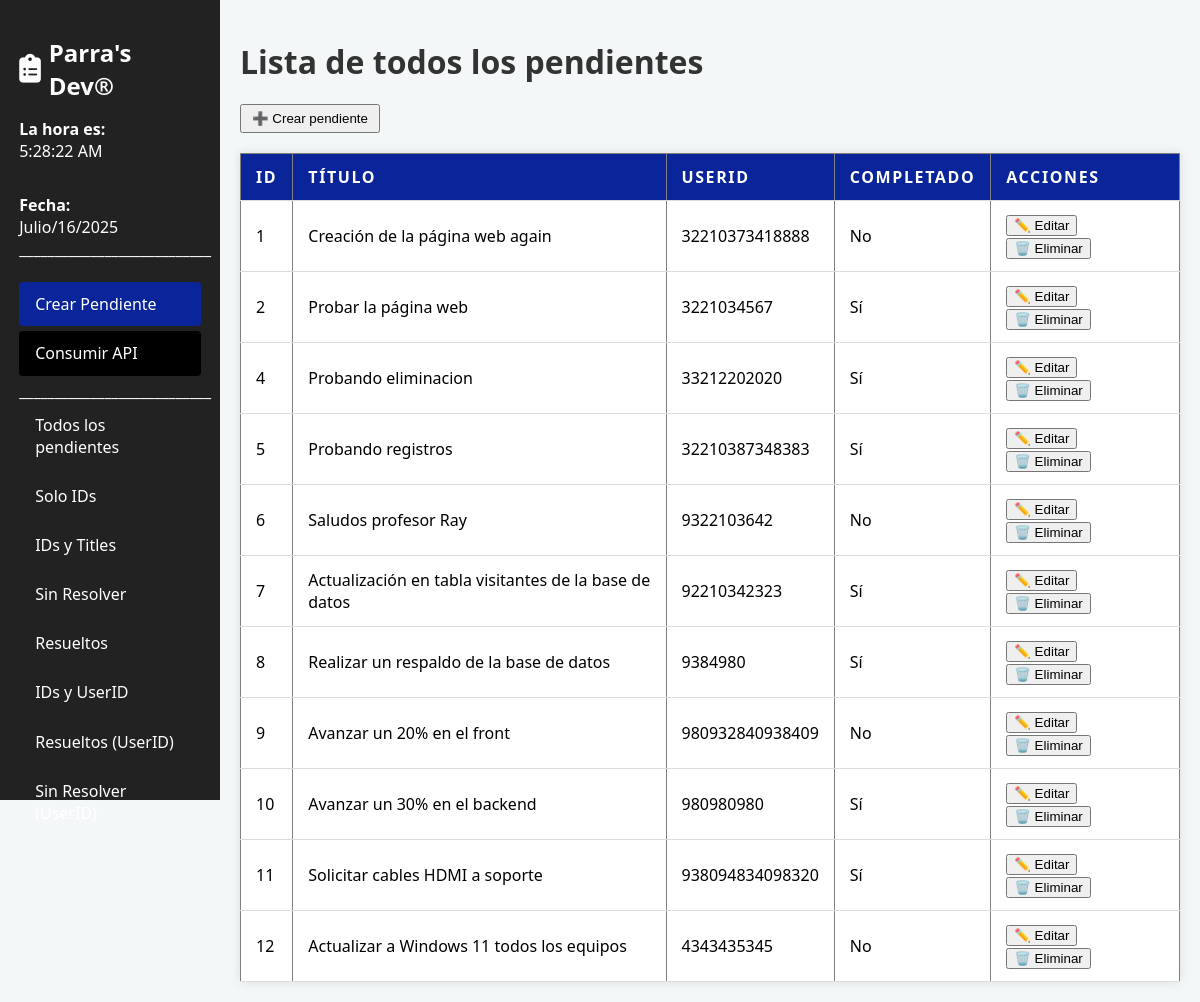
The page / on the database its author committed.
### pendientes/models.py (models this page shows, shortened)
class Pendiente(models.Model):
    userId = models.IntegerField()
    title = models.CharField(max_length=200)
    completed = models.BooleanField(default=False)

### pendientes/views.py (the view)
# urls.py: path('', views.lista_pendientes, name='lista_pendientes'),
def lista_pendientes(request):
    pendientes = Pendiente.objects.all()
    return render(request, 'pendientes/lista_pendientes.html', {'pendientes': pendientes})

### pendientes/templates/pendientes/lista_pendientes.html
{% extends 'pendientes/base.html' %}
{% block content %}
<h1>Lista de todos los pendientes</h1>
<div style="margin-bottom: 15px;">
    <a href="{% url 'crear_pendiente' %}">
        <button style="padding: 5px 10px;">➕ Crear pendiente</button>
    </a>
</div>
<table border="1" cellspacing="0" cellpadding="5">
    <thead>
        <tr>
            <th>ID</th>
            <th>Título</th>
            <th>UserID</th>
            <th>Completado</th>
            <th>Acciones</th>
        </tr>
    </thead>
    <tbody>
        {% for pendiente in pendientes %}
        <tr>
            <td>{{ pendiente.id }}</td>
            <td>{{ pendiente.title }}</td>
            <td>{{ pendiente.userId }}</td>
            <td>{% if pendiente.completed %}Sí{% else %}No{% endif %}</td>
            <td>
                <a href="{% url 'editar_pendiente' pendiente.id %}">
                    <button style="margin-right: 5px;">✏️ Editar</button>
                </a>
                <a href="{% url 'eliminar_pendiente' pendiente.id %}">
                    <button style="margin-right: 5px;">🗑️ Eliminar</button>
                </a>
            </td>
        </tr>
        {% empty %}
        <tr><td colspan="5">No hay pendientes.</td></tr>
        {% endfor %}
    </tbody>
</table>
{% endblock %}

### pendientes/templates/pendientes/base.html (shortened to what this page needs)
{% load static %}
<!DOCTYPE html>
<html lang="es">
<head>
    <link rel="stylesheet" href="{% static 'pendientes/css/sidebar.css' %}">
    <link rel="stylesheet" href="https://cdnjs.cloudflare.com/ajax/libs/font-awesome/6.4.0/css/all.min.css"/>
    <link rel="stylesheet" href="{% static 'pendientes/css/styles.css' %}">
</head>
<body>
    <div class="sidebar">
        <h1><i class="fas fa-clipboard-list"></i>Parra's Dev®</h1>
        <div class="time-label"><b>La hora es:</b></div>
        <div class="time" id="clock"></div>
        <div class="time-label"><b>Fecha: </b></div>
        <div class = "time-label">Julio/16/2025</div>
        <div class = "time-label">___________________________</div>
        <div></div><br>
        <nav>
            <a href="{% url 'crear_pendiente' %}" class="crear-pendiente">Crear Pendiente</a>
        </nav>
         <nav>
            <a href="{% url 'json_pendientes' %}"class="crear-pendiente2">Consumir API</a>
         </nav>
        <div class = "time-label">___________________________</div>
         <nav>
            <a href="{% url 'lista_pendientes' %}">Todos los pendientes</a>
            <a href="{% url 'solo_ids' %}">Solo IDs</a>
            <a href="{% url 'ids_titles' %}">IDs y Titles</a>
            <a href="{% url 'sin_resolver' %}">Sin Resolver</a>
            <a href="{% url 'resueltos' %}">Resueltos</a>
            <a href="{% url 'ids_userid' %}">IDs y UserID</a>
            <a href="{% url 'resueltos_userid' %}">Resueltos (UserID)</a>
            <a href="{% url 'sin_resolver_userid' %}">Sin Resolver (UserID)</a>
        </nav>
    </div>
    <div class="main-content">
        {% block content %}
        {% endblock %}
    </div>
</body>
</html>

### pendientes/static/pendientes/css/sidebar.css (style rules this page uses)
body { margin: 0; font-family: Arial, sans-serif; display: flex; }
.sidebar { width: 220px; height: 100vh; background-color: #222; color: white; display: flex; flex-direction: column; padding: 1rem 1.2rem; box-sizing: border-box; position: fixed; }
.sidebar h1 { font-size: 1.5rem; margin-bottom: 1rem; display: flex; align-items: center; gap: 0.5rem; color: white; }
.sidebar h1 i { color: #ffffff; font-size: 1.8rem; }
.sidebar .time { margin-bottom: 2rem; font-size: 1rem; }
.sidebar nav a { color: white; text-decoration: none; padding: 0.7rem 1rem; display: block; margin-bottom: 0.3rem; border-radius: 4px; transition: background-color 0.3s; }
.main-content { margin-left: 220px; padding: 20px; flex-grow: 1; }
.sidebar nav a.crear-pendiente { background-color: #0a2499; color: white !important; }
.sidebar nav a.crear-pendiente2 { background-color: #000000; color: white !important; }

### pendientes/static/pendientes/css/styles.css (style rules this page uses)
body { font-family: 'Segoe UI', Tahoma, Geneva, Verdana, sans-serif; background-color: #f4f7f8; margin: 0; padding: 0; }
table { width: 100%; border-collapse: collapse; margin-top: 20px; background-color: white; box-shadow: 0 0 10px rgba(0,0,0,0.1); }
th, td { padding: 12px 15px; text-align: left; border-bottom: 1px solid #ddd; }
th { background-color: #0a2499; color: white; text-transform: uppercase; letter-spacing: 0.1em; }
h1 { color: #333; margin-top: 20px; }

### rows shown on the page
Pendiente: id "1", title "Creación de la página web again", userId "32210373418888", completed "No"
Pendiente: id "2", title "Probar la página web", userId "3221034567", completed "Sí"
Pendiente: id "4", title "Probando eliminacion", userId "33212202020", completed "Sí"
Pendiente: id "5", title "Probando registros", userId "32210387348383", completed "Sí"
Pendiente: id "6", title "Saludos profesor Ray", userId "9322103642", completed "No"
Pendiente: id "7", title "Actualización en tabla visitantes de la base de datos", userId "92210342323", completed "Sí"
Pendiente: id "8", title "Realizar un respaldo de la base de datos", userId "9384980", completed "Sí"
Pendiente: id "9", title "Avanzar un 20% en el front", userId "980932840938409", completed "No"
Pendiente: id "10", title "Avanzar un 30% en el backend", userId "980980980", completed "Sí"
Pendiente: id "11", title "Solicitar cables HDMI a soporte", userId "938094834098320", completed "Sí"
Pendiente: id "12", title "Actualizar a Windows 11 todos los equipos", userId "4343435345", completed "No"
